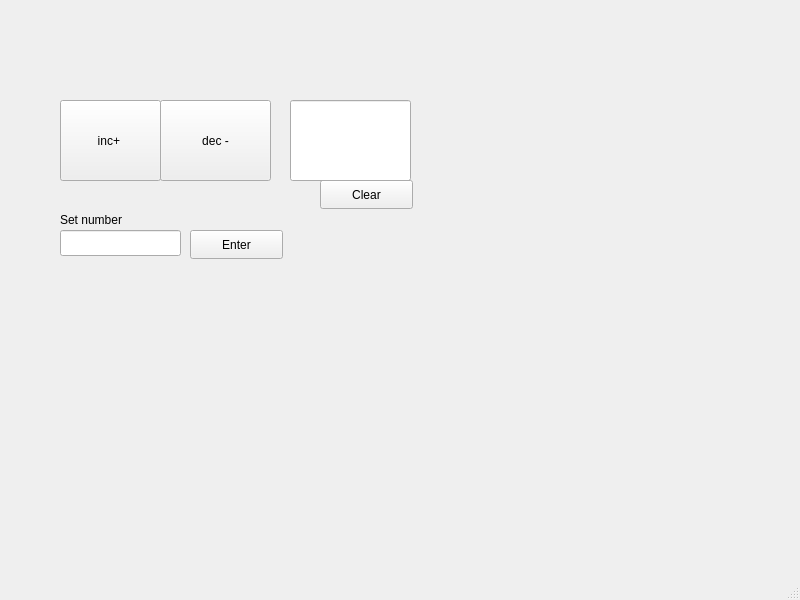
<?xml version="1.0" encoding="UTF-8"?>
<ui version="4.0">
 <class>MainWindow</class>
 <widget class="QMainWindow" name="MainWindow">
  <property name="geometry">
   <rect>
    <x>0</x>
    <y>0</y>
    <width>800</width>
    <height>600</height>
   </rect>
  </property>
  <property name="windowTitle">
   <string>MainWindow</string>
  </property>
  <widget class="QWidget" name="centralwidget">
   <widget class="QPushButton" name="inc_btn">
    <property name="geometry">
     <rect>
      <x>60</x>
      <y>100</y>
      <width>101</width>
      <height>81</height>
     </rect>
    </property>
    <property name="text">
     <string>inc+ </string>
    </property>
   </widget>
   <widget class="QPushButton" name="clear_btn">
    <property name="geometry">
     <rect>
      <x>320</x>
      <y>180</y>
      <width>93</width>
      <height>29</height>
     </rect>
    </property>
    <property name="text">
     <string>Clear</string>
    </property>
   </widget>
   <widget class="QLineEdit" name="lineEdit">
    <property name="geometry">
     <rect>
      <x>290</x>
      <y>100</y>
      <width>121</width>
      <height>81</height>
     </rect>
    </property>
   </widget>
   <widget class="QLineEdit" name="set_num">
    <property name="geometry">
     <rect>
      <x>60</x>
      <y>230</y>
      <width>121</width>
      <height>26</height>
     </rect>
    </property>
   </widget>
   <widget class="QLabel" name="label">
    <property name="geometry">
     <rect>
      <x>60</x>
      <y>210</y>
      <width>91</width>
      <height>20</height>
     </rect>
    </property>
    <property name="text">
     <string>Set number</string>
    </property>
   </widget>
   <widget class="QPushButton" name="enter_btn">
    <property name="geometry">
     <rect>
      <x>190</x>
      <y>230</y>
      <width>93</width>
      <height>29</height>
     </rect>
    </property>
    <property name="text">
     <string>Enter</string>
    </property>
   </widget>
   <widget class="QPushButton" name="dec_btn">
    <property name="geometry">
     <rect>
      <x>160</x>
      <y>100</y>
      <width>111</width>
      <height>81</height>
     </rect>
    </property>
    <property name="text">
     <string>dec -</string>
    </property>
   </widget>
  </widget>
  <widget class="QMenuBar" name="menubar">
   <property name="geometry">
    <rect>
     <x>0</x>
     <y>0</y>
     <width>800</width>
     <height>26</height>
    </rect>
   </property>
  </widget>
  <widget class="QStatusBar" name="statusbar"/>
 </widget>
 <resources/>
 <connections/>
</ui>
